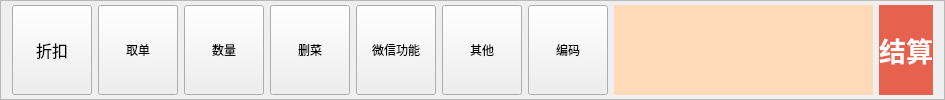
    <widget class="QFrame" name="frame_5">
     <property name="minimumSize">
      <size>
       <width>0</width>
       <height>47</height>
      </size>
     </property>
     <property name="styleSheet">
      <string notr="true"/>
     </property>
     <property name="frameShape">
      <enum>QFrame::StyledPanel</enum>
     </property>
     <property name="frameShadow">
      <enum>QFrame::Raised</enum>
     </property>
     <property name="outer_stylesheet" stdset="0">
      <string>normal_view_color</string>
     </property>
     <layout class="QHBoxLayout" name="horizontalLayout_2" stretch="2,2,2,2,2,2,2,4,3">
      <property name="topMargin">
       <number>4</number>
      </property>
      <property name="bottomMargin">
       <number>4</number>
      </property>
      <item>
       <widget class="QPushButton" name="pushButton_discount">
        <property name="sizePolicy">
         <sizepolicy hsizetype="Minimum" vsizetype="Expanding">
          <horstretch>0</horstretch>
          <verstretch>0</verstretch>
         </sizepolicy>
        </property>
        <property name="font">
         <font>
          <family>黑体</family>
          <pointsize>12</pointsize>
          <weight>50</weight>
          <bold>false</bold>
         </font>
        </property>
        <property name="focusPolicy">
         <enum>Qt::NoFocus</enum>
        </property>
        <property name="styleSheet">
         <string notr="true"/>
        </property>
        <property name="text">
         <string>折扣</string>
        </property>
        <property name="outer_stylesheet" stdset="0">
         <string>pushbutton_bottom</string>
        </property>
       </widget>
      </item>
      <item>
       <widget class="QPushButton" name="pushButton_takebill">
        <property name="sizePolicy">
         <sizepolicy hsizetype="Minimum" vsizetype="Expanding">
          <horstretch>0</horstretch>
          <verstretch>0</verstretch>
         </sizepolicy>
        </property>
        <property name="focusPolicy">
         <enum>Qt::NoFocus</enum>
        </property>
        <property name="styleSheet">
         <string notr="true"/>
        </property>
        <property name="text">
         <string>取单</string>
        </property>
        <property name="outer_stylesheet" stdset="0">
         <string>pushbutton_bottom</string>
        </property>
       </widget>
      </item>
      <item>
       <widget class="QPushButton" name="pushButton_num">
        <property name="sizePolicy">
         <sizepolicy hsizetype="Minimum" vsizetype="Expanding">
          <horstretch>0</horstretch>
          <verstretch>0</verstretch>
         </sizepolicy>
        </property>
        <property name="focusPolicy">
         <enum>Qt::NoFocus</enum>
        </property>
        <property name="styleSheet">
         <string notr="true"/>
        </property>
        <property name="text">
         <string>数量</string>
        </property>
        <property name="outer_stylesheet" stdset="0">
         <string>pushbutton_bottom</string>
        </property>
       </widget>
      </item>
      <item>
       <widget class="QPushButton" name="pushButton_del">
        <property name="sizePolicy">
         <sizepolicy hsizetype="Minimum" vsizetype="Expanding">
          <horstretch>0</horstretch>
          <verstretch>0</verstretch>
         </sizepolicy>
        </property>
        <property name="focusPolicy">
         <enum>Qt::NoFocus</enum>
        </property>
        <property name="styleSheet">
         <string notr="true"/>
        </property>
        <property name="text">
         <string>删菜</string>
        </property>
        <property name="outer_stylesheet" stdset="0">
         <string>pushbutton_bottom</string>
        </property>
       </widget>
      </item>
      <item>
       <widget class="QPushButton" name="pushButton_weixinfuction">
        <property name="sizePolicy">
         <sizepolicy hsizetype="Minimum" vsizetype="Expanding">
          <horstretch>0</horstretch>
          <verstretch>0</verstretch>
         </sizepolicy>
        </property>
        <property name="focusPolicy">
         <enum>Qt::NoFocus</enum>
        </property>
        <property name="styleSheet">
         <string notr="true"/>
        </property>
        <property name="text">
         <string>微信功能</string>
        </property>
        <property name="outer_stylesheet" stdset="0">
         <string>pushbutton_bottom</string>
        </property>
       </widget>
      </item>
      <item>
       <widget class="QPushButton" name="pushButton_other">
        <property name="sizePolicy">
         <sizepolicy hsizetype="Minimum" vsizetype="Expanding">
          <horstretch>0</horstretch>
          <verstretch>0</verstretch>
         </sizepolicy>
        </property>
        <property name="focusPolicy">
         <enum>Qt::NoFocus</enum>
        </property>
        <property name="styleSheet">
         <string notr="true"/>
        </property>
        <property name="text">
         <string>其他</string>
        </property>
        <property name="outer_stylesheet" stdset="0">
         <string>pushbutton_bottom</string>
        </property>
       </widget>
      </item>
      <item>
       <widget class="QPushButton" name="pushButton_bianma">
        <property name="sizePolicy">
         <sizepolicy hsizetype="Minimum" vsizetype="Expanding">
          <horstretch>0</horstretch>
          <verstretch>0</verstretch>
         </sizepolicy>
        </property>
        <property name="focusPolicy">
         <enum>Qt::NoFocus</enum>
        </property>
        <property name="styleSheet">
         <string notr="true"/>
        </property>
        <property name="text">
         <string>编码</string>
        </property>
        <property name="iconSize">
         <size>
          <width>40</width>
          <height>40</height>
         </size>
        </property>
        <property name="outer_stylesheet" stdset="0">
         <string>pushbutton_bottom</string>
        </property>
       </widget>
      </item>
      <item>
       <widget class="QLineEdit" name="lineEdit_scan">
        <property name="sizePolicy">
         <sizepolicy hsizetype="Minimum" vsizetype="Expanding">
          <horstretch>0</horstretch>
          <verstretch>0</verstretch>
         </sizepolicy>
        </property>
        <property name="styleSheet">
         <string notr="true">font:bold 20pt;
color:blue;
border:0px;
background:peachpuff;</string>
        </property>
        <property name="outer_stylesheet" stdset="0">
         <string>pushbutton_purple</string>
        </property>
       </widget>
      </item>
      <item>
       <widget class="QPushButton" name="pushButton_pay">
        <property name="sizePolicy">
         <sizepolicy hsizetype="Minimum" vsizetype="Expanding">
          <horstretch>0</horstretch>
          <verstretch>0</verstretch>
         </sizepolicy>
        </property>
        <property name="focusPolicy">
         <enum>Qt::NoFocus</enum>
        </property>
        <property name="styleSheet">
         <string notr="true">QPushButton{
font:bold 20pt;color:white;border:0px;background:#e7624e;
}
QPushButton:pressed{
background:#dbe3e9;color:#7b7878;
}
</string>
        </property>
        <property name="text">
         <string>结算</string>
        </property>
       </widget>
      </item>
     </layout>
    </widget>
